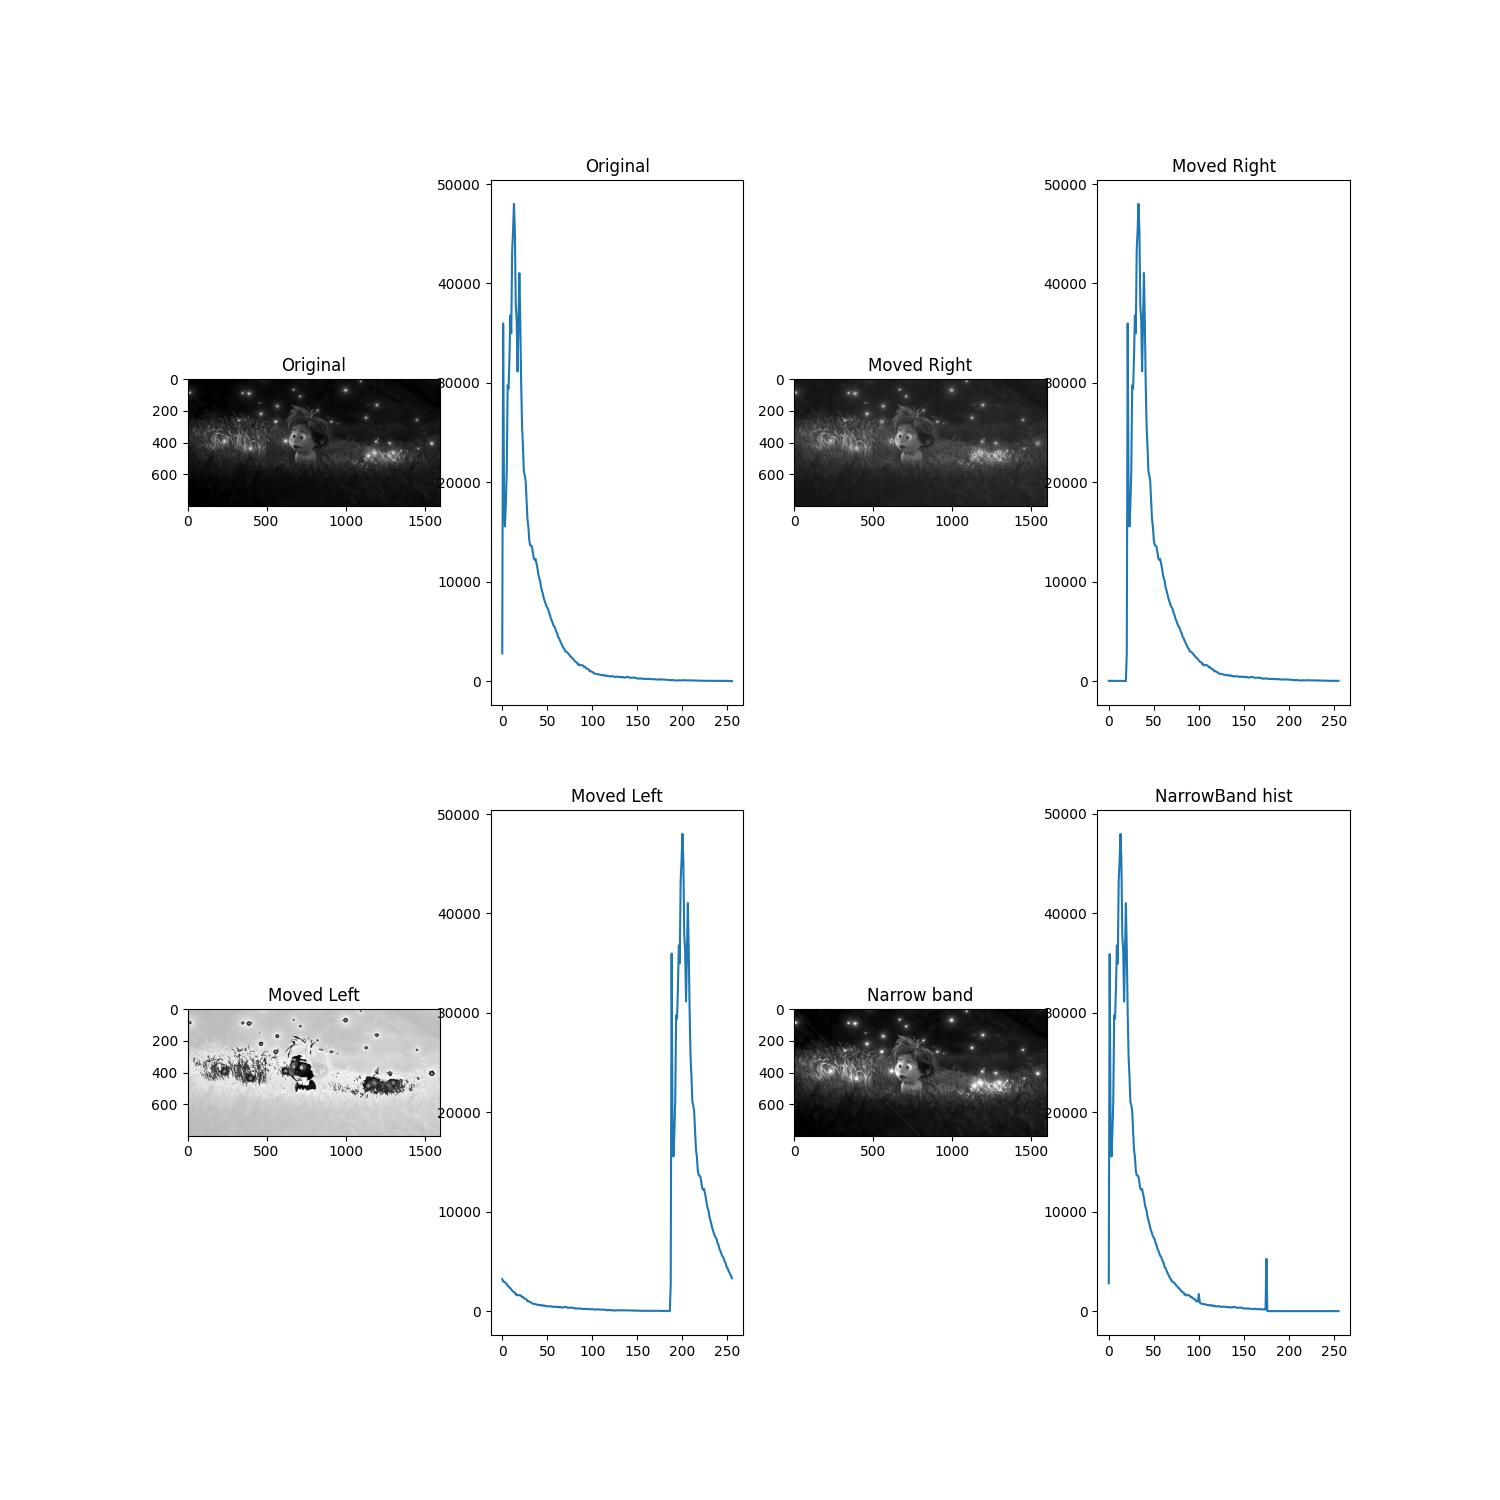

Python code for this plot:
import matplotlib.pyplot as plt
import cv2
import numpy as np
import random


def main():
    img_path = 'animation.jpg'
    rgb = plt.imread(img_path)
    gray = cv2.cvtColor(rgb, cv2.COLOR_RGB2GRAY)
    print(gray.shape)
    
    row = gray.shape[0]
    col = gray.shape[1]
    
    left = gray.copy()
    right = gray.copy()
    band = gray.copy()
    
    left = left - 69
    right = right + 20
    
    for i in range(row):
        for j in range(col):
            if(band[i][j] <= 100):
                band[i][i] = 100
            elif(band[i][j] >= 175):
                band[i][j] = 175
                
    grayhist = cv2.calcHist([gray], [0], None, [256], [0, 256])
    lefthist = cv2.calcHist([left], [0], None, [256], [0, 256])
    righthist = cv2.calcHist([right], [0], None, [256], [0, 256])
    bandhist = cv2.calcHist([band], [0], None, [256], [0, 256])
    
    plt.figure(figsize=(15, 15))
    plt.subplot(2, 4, 1)
    plt.title('Original')
    plt.imshow(gray, cmap='gray')
    plt.subplot(2, 4, 2)
    plt.title('Original')
    plt.plot(grayhist)
    plt.subplot(2, 4, 3)
    plt.title('Moved Right')
    plt.imshow(right, cmap='gray')
    plt.subplot(2, 4, 4)
    plt.title('Moved Right')
    plt.plot(righthist)
    plt.subplot(2, 4, 5)
    plt.title('Moved Left')
    plt.imshow(left, cmap='gray')
    plt.subplot(2, 4, 6)
    plt.title('Moved Left')
    plt.plot(lefthist)
    plt.subplot(2, 4, 7)
    plt.title('Narrow band')
    plt.imshow(band, cmap='gray')
    plt.subplot(2, 4, 8)
    plt.title('NarrowBand hist')
    plt.plot(bandhist)
    
    plt.savefig('Histogram_Shifting.jpg')
    
    plt.show()
    
    
    
    
if __name__ == '__main__':
    main()